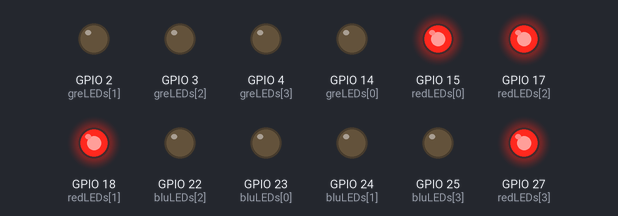
A program run on a simulated Raspberry Pi (BCM pin numbers). Shown: output pins drawn as LEDs (lit = HIGH).

Above: at 0.2 s.
At 0.7 s:
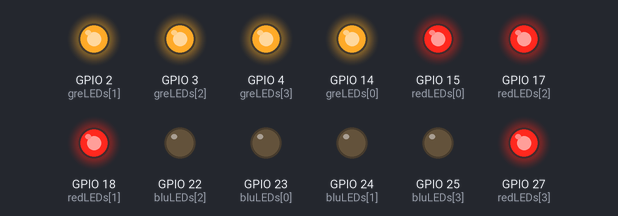
At 1.2 s:
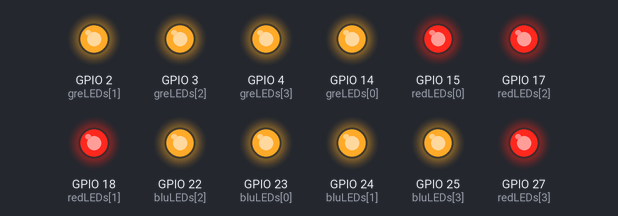
At 2.2 s:
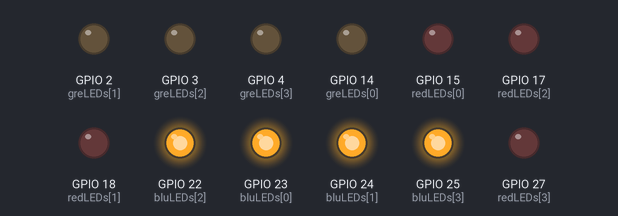
At 2.7 s:
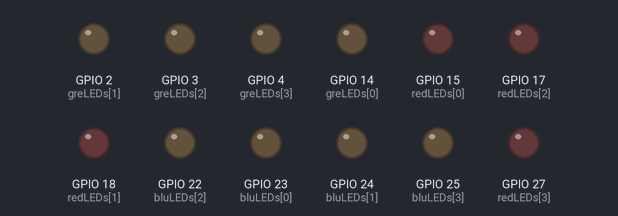
At 8.5 s:
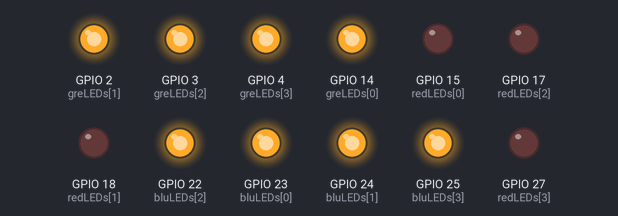
Timing chart, 0 to 8.8 s (numbered marks = the images above):
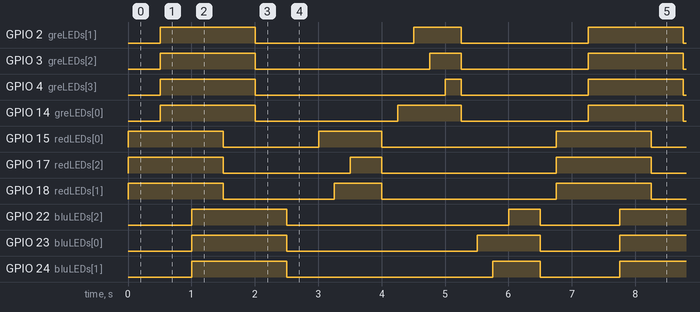

Measured:
- by itself, GPIO 2 (greLEDs[1]): repeats every 6.8 s: LOW 2.5 s, HIGH 0.75 s, LOW 2.0 s, HIGH 1.5 s
- by itself, GPIO 3 (greLEDs[2]): repeats every 6.8 s: LOW 2.8 s, HIGH 0.50 s, LOW 2.0 s, HIGH 1.5 s
- by itself, GPIO 4 (greLEDs[3]): repeats every 6.8 s: LOW 3.0 s, HIGH 0.25 s, LOW 2.0 s, HIGH 1.5 s
- by itself, GPIO 14 (greLEDs[0]): repeats every 6.8 s: LOW 2.3 s, HIGH 1.0 s, LOW 2.0 s, HIGH 1.5 s
- by itself, GPIO 15 (redLEDs[0]): repeats every 6.8 s: LOW 1.5 s, HIGH 1.0 s, LOW 2.8 s, HIGH 1.5 s
- by itself, GPIO 17 (redLEDs[2]): repeats every 6.8 s: LOW 2.0 s, HIGH 0.50 s, LOW 2.8 s, HIGH 1.5 s
- by itself, GPIO 18 (redLEDs[1]): repeats every 6.8 s: LOW 1.8 s, HIGH 0.75 s, LOW 2.8 s, HIGH 1.5 s
- by itself, GPIO 22 (bluLEDs[2]): repeats every 6.8 s: LOW 3.5 s, HIGH 0.50 s, LOW 1.3 s, HIGH 1.5 s

The program:

LEDtest.py
```python
#! /usr/bin/python3
from gpiozero import LEDBoard
from time import sleep

redLEDs = LEDBoard(15, 18, 17, 27)
greLEDs = LEDBoard(14, 2, 3, 4)
bluLEDs = LEDBoard(23, 24, 22, 25)

while True:
    redLEDs.on()
    sleep(0.5)
    greLEDs.on()
    sleep(0.5)
    bluLEDs.on()
    sleep(0.5)
    redLEDs.off()
    sleep(0.5)
    greLEDs.off()
    sleep(0.5)
    bluLEDs.off()
    sleep(0.5)
    #light the reds in turn
    redLEDs.value = (1, 0, 0, 0)
    sleep(0.25)
    redLEDs.value = (1, 1, 0, 0)
    sleep(0.25)
    redLEDs.value = (1, 1, 1, 0)
    sleep(0.25)
    redLEDs.value = (1, 1, 1, 1)
    sleep(0.25)
    redLEDs.value = (0, 0, 0, 0)
    sleep(0.25)
    #light the greens in turn
    greLEDs.value = (1, 0, 0, 0)
    sleep(0.25)
    greLEDs.value = (1, 1, 0, 0)
    sleep(0.25)
    greLEDs.value = (1, 1, 1, 0)
    sleep(0.25)
    greLEDs.value = (1, 1, 1, 1)
    sleep(0.25)
    greLEDs.value = (0, 0, 0, 0)
    sleep(0.25)
    #light the blues in turn
    bluLEDs.value = (1, 0, 0, 0)
    sleep(0.25)
    bluLEDs.value = (1, 1, 0, 0)
    sleep(0.25)
    bluLEDs.value = (1, 1, 1, 0)
    sleep(0.25)
    bluLEDs.value = (1, 1, 1, 1)
    sleep(0.25)
    bluLEDs.value = (0, 0, 0, 0)
    sleep(0.25)
```
